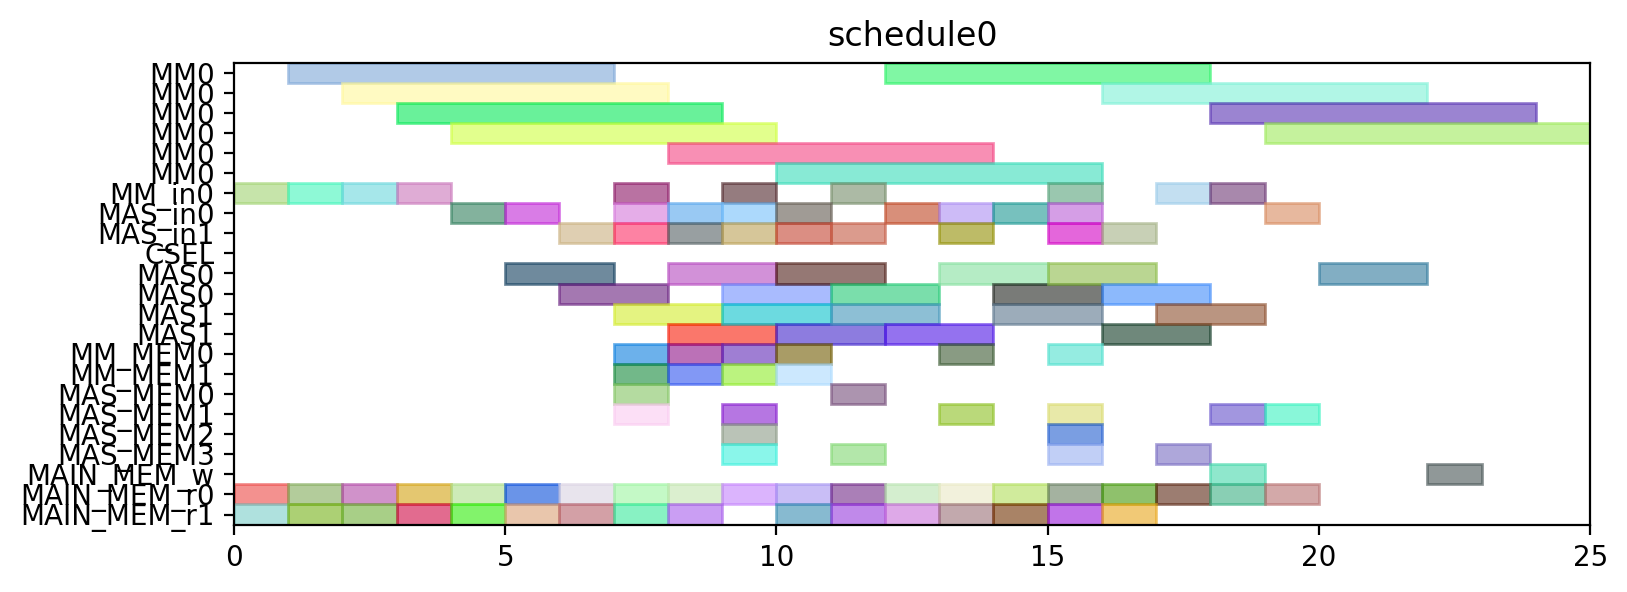

The Python source for this figure:
from pyschedule import Scenario, solvers, plotters, alt


def solve():
	horizon = 120
	S = Scenario("schedule0", horizon=horizon)

	# resource
	MM = S.Resources('MM', num=1, size=6)
	MM_in = S.Resources('MM_in', num=1)
	MAS_in = S.Resources('MAS_in', num=2)
	CSEL = S.Resource('CSEL')
	MAS = S.Resources('MAS', num=2, size=2, periods=range(1, horizon))
	MM_MEM = S.Resources('MM_MEM', num=2)
	MAS_MEM = S.Resources('MAS_MEM', num=4)
	MAIN_MEM_w = S.Resource('MAIN_MEM_w', size=1)
	MAIN_MEM_r = S.Resources('MAIN_MEM_r', num=2)

	# result of previous scheduling

	# new tasks
	t0_t0 = S.Task('t0_t0', length=6, delay_cost=1)
	t0_t0 += alt(MM)
	t0_t0_in = S.Task('t0_t0_in', length=1, delay_cost=1)
	t0_t0_in += alt(MM_in)
	S += t0_t0_in*MM_in[0]<=t0_t0*MM[0]
	t0_t0_mem0 = S.Task('t0_t0_mem0', length=1, delay_cost=1)
	t0_t0_mem0 += MAIN_MEM_r[0]
	S += t0_t0_mem0 <= t0_t0

	t0_t0_mem1 = S.Task('t0_t0_mem1', length=1, delay_cost=1)
	t0_t0_mem1 += MAIN_MEM_r[1]
	S += t0_t0_mem1 <= t0_t0

	t0_t1 = S.Task('t0_t1', length=6, delay_cost=1)
	t0_t1 += alt(MM)
	t0_t1_in = S.Task('t0_t1_in', length=1, delay_cost=1)
	t0_t1_in += alt(MM_in)
	S += t0_t1_in*MM_in[0]<=t0_t1*MM[0]
	t0_t1_mem0 = S.Task('t0_t1_mem0', length=1, delay_cost=1)
	t0_t1_mem0 += MAIN_MEM_r[0]
	S += t0_t1_mem0 <= t0_t1

	t0_t1_mem1 = S.Task('t0_t1_mem1', length=1, delay_cost=1)
	t0_t1_mem1 += MAIN_MEM_r[1]
	S += t0_t1_mem1 <= t0_t1

	t0_t2 = S.Task('t0_t2', length=2, delay_cost=1)
	t0_t2 += alt(MAS)
	t0_t2_in = S.Task('t0_t2_in', length=1, delay_cost=1)
	t0_t2_in += alt(MAS_in)
	S += t0_t2_in*MAS_in[0]<=t0_t2*MAS[0]

	S += t0_t2_in*MAS_in[1]<=t0_t2*MAS[1]

	t0_t2_mem0 = S.Task('t0_t2_mem0', length=1, delay_cost=1)
	t0_t2_mem0 += MAIN_MEM_r[0]
	S += t0_t2_mem0 <= t0_t2

	t0_t2_mem1 = S.Task('t0_t2_mem1', length=1, delay_cost=1)
	t0_t2_mem1 += MAIN_MEM_r[1]
	S += t0_t2_mem1 <= t0_t2

	t0_t3 = S.Task('t0_t3', length=2, delay_cost=1)
	t0_t3 += alt(MAS)
	t0_t3_in = S.Task('t0_t3_in', length=1, delay_cost=1)
	t0_t3_in += alt(MAS_in)
	S += t0_t3_in*MAS_in[0]<=t0_t3*MAS[0]

	S += t0_t3_in*MAS_in[1]<=t0_t3*MAS[1]

	t0_t3_mem0 = S.Task('t0_t3_mem0', length=1, delay_cost=1)
	t0_t3_mem0 += MAIN_MEM_r[0]
	S += t0_t3_mem0 <= t0_t3

	t0_t3_mem1 = S.Task('t0_t3_mem1', length=1, delay_cost=1)
	t0_t3_mem1 += MAIN_MEM_r[1]
	S += t0_t3_mem1 <= t0_t3

	t2_t0 = S.Task('t2_t0', length=6, delay_cost=1)
	t2_t0 += alt(MM)
	t2_t0_in = S.Task('t2_t0_in', length=1, delay_cost=1)
	t2_t0_in += alt(MM_in)
	S += t2_t0_in*MM_in[0]<=t2_t0*MM[0]
	t2_t0_mem0 = S.Task('t2_t0_mem0', length=1, delay_cost=1)
	t2_t0_mem0 += MAIN_MEM_r[0]
	S += t2_t0_mem0 <= t2_t0

	t2_t0_mem1 = S.Task('t2_t0_mem1', length=1, delay_cost=1)
	t2_t0_mem1 += MAIN_MEM_r[1]
	S += t2_t0_mem1 <= t2_t0

	t2_t1 = S.Task('t2_t1', length=6, delay_cost=1)
	t2_t1 += alt(MM)
	t2_t1_in = S.Task('t2_t1_in', length=1, delay_cost=1)
	t2_t1_in += alt(MM_in)
	S += t2_t1_in*MM_in[0]<=t2_t1*MM[0]
	t2_t1_mem0 = S.Task('t2_t1_mem0', length=1, delay_cost=1)
	t2_t1_mem0 += MAIN_MEM_r[0]
	S += t2_t1_mem0 <= t2_t1

	t2_t1_mem1 = S.Task('t2_t1_mem1', length=1, delay_cost=1)
	t2_t1_mem1 += MAIN_MEM_r[1]
	S += t2_t1_mem1 <= t2_t1

	t2_t2 = S.Task('t2_t2', length=2, delay_cost=1)
	t2_t2 += alt(MAS)
	t2_t2_in = S.Task('t2_t2_in', length=1, delay_cost=1)
	t2_t2_in += alt(MAS_in)
	S += t2_t2_in*MAS_in[0]<=t2_t2*MAS[0]

	S += t2_t2_in*MAS_in[1]<=t2_t2*MAS[1]

	t2_t2_mem0 = S.Task('t2_t2_mem0', length=1, delay_cost=1)
	t2_t2_mem0 += MAIN_MEM_r[0]
	S += t2_t2_mem0 <= t2_t2

	t2_t2_mem1 = S.Task('t2_t2_mem1', length=1, delay_cost=1)
	t2_t2_mem1 += MAIN_MEM_r[1]
	S += t2_t2_mem1 <= t2_t2

	t2_t3 = S.Task('t2_t3', length=2, delay_cost=1)
	t2_t3 += alt(MAS)
	t2_t3_in = S.Task('t2_t3_in', length=1, delay_cost=1)
	t2_t3_in += alt(MAS_in)
	S += t2_t3_in*MAS_in[0]<=t2_t3*MAS[0]

	S += t2_t3_in*MAS_in[1]<=t2_t3*MAS[1]

	t2_t3_mem0 = S.Task('t2_t3_mem0', length=1, delay_cost=1)
	t2_t3_mem0 += MAIN_MEM_r[0]
	S += t2_t3_mem0 <= t2_t3

	t2_t3_mem1 = S.Task('t2_t3_mem1', length=1, delay_cost=1)
	t2_t3_mem1 += MAIN_MEM_r[1]
	S += t2_t3_mem1 <= t2_t3

	t7_t2 = S.Task('t7_t2', length=2, delay_cost=1)
	t7_t2 += alt(MAS)
	t7_t2_in = S.Task('t7_t2_in', length=1, delay_cost=1)
	t7_t2_in += alt(MAS_in)
	S += t7_t2_in*MAS_in[0]<=t7_t2*MAS[0]

	S += t7_t2_in*MAS_in[1]<=t7_t2*MAS[1]

	t7_t2_mem0 = S.Task('t7_t2_mem0', length=1, delay_cost=1)
	t7_t2_mem0 += MAIN_MEM_r[0]
	S += t7_t2_mem0 <= t7_t2

	t7_t2_mem1 = S.Task('t7_t2_mem1', length=1, delay_cost=1)
	t7_t2_mem1 += MAIN_MEM_r[1]
	S += t7_t2_mem1 <= t7_t2

	t9_t2 = S.Task('t9_t2', length=2, delay_cost=1)
	t9_t2 += alt(MAS)
	t9_t2_in = S.Task('t9_t2_in', length=1, delay_cost=1)
	t9_t2_in += alt(MAS_in)
	S += t9_t2_in*MAS_in[0]<=t9_t2*MAS[0]

	S += t9_t2_in*MAS_in[1]<=t9_t2*MAS[1]

	t9_t2_mem0 = S.Task('t9_t2_mem0', length=1, delay_cost=1)
	t9_t2_mem0 += MAIN_MEM_r[0]
	S += t9_t2_mem0 <= t9_t2

	t9_t2_mem1 = S.Task('t9_t2_mem1', length=1, delay_cost=1)
	t9_t2_mem1 += MAIN_MEM_r[1]
	S += t9_t2_mem1 <= t9_t2

	t14_t2 = S.Task('t14_t2', length=2, delay_cost=1)
	t14_t2 += alt(MAS)
	t14_t2_in = S.Task('t14_t2_in', length=1, delay_cost=1)
	t14_t2_in += alt(MAS_in)
	S += t14_t2_in*MAS_in[0]<=t14_t2*MAS[0]

	S += t14_t2_in*MAS_in[1]<=t14_t2*MAS[1]

	t14_t2_mem0 = S.Task('t14_t2_mem0', length=1, delay_cost=1)
	t14_t2_mem0 += MAIN_MEM_r[0]
	S += t14_t2_mem0 <= t14_t2

	t14_t2_mem1 = S.Task('t14_t2_mem1', length=1, delay_cost=1)
	t14_t2_mem1 += MAIN_MEM_r[1]
	S += t14_t2_mem1 <= t14_t2

	new_TZ_t2 = S.Task('new_TZ_t2', length=2, delay_cost=1)
	new_TZ_t2 += alt(MAS)
	new_TZ_t2_in = S.Task('new_TZ_t2_in', length=1, delay_cost=1)
	new_TZ_t2_in += alt(MAS_in)
	S += new_TZ_t2_in*MAS_in[0]<=new_TZ_t2*MAS[0]

	S += new_TZ_t2_in*MAS_in[1]<=new_TZ_t2*MAS[1]

	new_TZ_t2_mem0 = S.Task('new_TZ_t2_mem0', length=1, delay_cost=1)
	new_TZ_t2_mem0 += MAIN_MEM_r[0]
	S += new_TZ_t2_mem0 <= new_TZ_t2

	new_TZ_t2_mem1 = S.Task('new_TZ_t2_mem1', length=1, delay_cost=1)
	new_TZ_t2_mem1 += MAIN_MEM_r[1]
	S += new_TZ_t2_mem1 <= new_TZ_t2

	t16_t2 = S.Task('t16_t2', length=2, delay_cost=1)
	t16_t2 += alt(MAS)
	t16_t2_in = S.Task('t16_t2_in', length=1, delay_cost=1)
	t16_t2_in += alt(MAS_in)
	S += t16_t2_in*MAS_in[0]<=t16_t2*MAS[0]

	S += t16_t2_in*MAS_in[1]<=t16_t2*MAS[1]

	t16_t2_mem0 = S.Task('t16_t2_mem0', length=1, delay_cost=1)
	t16_t2_mem0 += MAIN_MEM_r[0]
	S += t16_t2_mem0 <= t16_t2

	t16_t2_mem1 = S.Task('t16_t2_mem1', length=1, delay_cost=1)
	t16_t2_mem1 += MAIN_MEM_r[1]
	S += t16_t2_mem1 <= t16_t2

	t17_t2 = S.Task('t17_t2', length=2, delay_cost=1)
	t17_t2 += alt(MAS)
	t17_t2_in = S.Task('t17_t2_in', length=1, delay_cost=1)
	t17_t2_in += alt(MAS_in)
	S += t17_t2_in*MAS_in[0]<=t17_t2*MAS[0]

	S += t17_t2_in*MAS_in[1]<=t17_t2*MAS[1]

	t17_t2_mem0 = S.Task('t17_t2_mem0', length=1, delay_cost=1)
	t17_t2_mem0 += MAIN_MEM_r[0]
	S += t17_t2_mem0 <= t17_t2

	t17_t2_mem1 = S.Task('t17_t2_mem1', length=1, delay_cost=1)
	t17_t2_mem1 += MAIN_MEM_r[1]
	S += t17_t2_mem1 <= t17_t2

	t0_t4 = S.Task('t0_t4', length=6, delay_cost=1)
	t0_t4 += alt(MM)
	t0_t4_in = S.Task('t0_t4_in', length=1, delay_cost=1)
	t0_t4_in += alt(MM_in)
	S += t0_t4_in*MM_in[0]<=t0_t4*MM[0]
	t0_t4_mem0 = S.Task('t0_t4_mem0', length=1, delay_cost=1)
	t0_t4_mem0 += alt(MAS_MEM)
	S += (t0_t2*MAS[0])-1 < t0_t4_mem0*MAS_MEM[0]
	S += (t0_t2*MAS[1])-1 < t0_t4_mem0*MAS_MEM[2]
	S += t0_t4_mem0 <= t0_t4

	t0_t4_mem1 = S.Task('t0_t4_mem1', length=1, delay_cost=1)
	t0_t4_mem1 += alt(MAS_MEM)
	S += (t0_t3*MAS[0])-1 < t0_t4_mem1*MAS_MEM[1]
	S += (t0_t3*MAS[1])-1 < t0_t4_mem1*MAS_MEM[3]
	S += t0_t4_mem1 <= t0_t4

	t00 = S.Task('t00', length=2, delay_cost=1)
	t00 += alt(MAS)
	t00_in = S.Task('t00_in', length=1, delay_cost=1)
	t00_in += alt(MAS_in)
	S += t00_in*MAS_in[0]<=t00*MAS[0]

	S += t00_in*MAS_in[1]<=t00*MAS[1]

	t00_mem0 = S.Task('t00_mem0', length=1, delay_cost=1)
	t00_mem0 += alt(MM_MEM)
	S += (t0_t0*MM[0])-1 < t00_mem0*MM_MEM[0]
	S += t00_mem0 <= t00

	t00_mem1 = S.Task('t00_mem1', length=1, delay_cost=1)
	t00_mem1 += alt(MM_MEM)
	S += (t0_t1*MM[0])-1 < t00_mem1*MM_MEM[1]
	S += t00_mem1 <= t00

	t0_t5 = S.Task('t0_t5', length=2, delay_cost=1)
	t0_t5 += alt(MAS)
	t0_t5_in = S.Task('t0_t5_in', length=1, delay_cost=1)
	t0_t5_in += alt(MAS_in)
	S += t0_t5_in*MAS_in[0]<=t0_t5*MAS[0]

	S += t0_t5_in*MAS_in[1]<=t0_t5*MAS[1]

	t0_t5_mem0 = S.Task('t0_t5_mem0', length=1, delay_cost=1)
	t0_t5_mem0 += alt(MM_MEM)
	S += (t0_t0*MM[0])-1 < t0_t5_mem0*MM_MEM[0]
	S += t0_t5_mem0 <= t0_t5

	t0_t5_mem1 = S.Task('t0_t5_mem1', length=1, delay_cost=1)
	t0_t5_mem1 += alt(MM_MEM)
	S += (t0_t1*MM[0])-1 < t0_t5_mem1*MM_MEM[1]
	S += t0_t5_mem1 <= t0_t5

	t2_t4 = S.Task('t2_t4', length=6, delay_cost=1)
	t2_t4 += alt(MM)
	t2_t4_in = S.Task('t2_t4_in', length=1, delay_cost=1)
	t2_t4_in += alt(MM_in)
	S += t2_t4_in*MM_in[0]<=t2_t4*MM[0]
	t2_t4_mem0 = S.Task('t2_t4_mem0', length=1, delay_cost=1)
	t2_t4_mem0 += alt(MAS_MEM)
	S += (t2_t2*MAS[0])-1 < t2_t4_mem0*MAS_MEM[0]
	S += (t2_t2*MAS[1])-1 < t2_t4_mem0*MAS_MEM[2]
	S += t2_t4_mem0 <= t2_t4

	t2_t4_mem1 = S.Task('t2_t4_mem1', length=1, delay_cost=1)
	t2_t4_mem1 += alt(MAS_MEM)
	S += (t2_t3*MAS[0])-1 < t2_t4_mem1*MAS_MEM[1]
	S += (t2_t3*MAS[1])-1 < t2_t4_mem1*MAS_MEM[3]
	S += t2_t4_mem1 <= t2_t4

	t20 = S.Task('t20', length=2, delay_cost=1)
	t20 += alt(MAS)
	t20_in = S.Task('t20_in', length=1, delay_cost=1)
	t20_in += alt(MAS_in)
	S += t20_in*MAS_in[0]<=t20*MAS[0]

	S += t20_in*MAS_in[1]<=t20*MAS[1]

	t20_mem0 = S.Task('t20_mem0', length=1, delay_cost=1)
	t20_mem0 += alt(MM_MEM)
	S += (t2_t0*MM[0])-1 < t20_mem0*MM_MEM[0]
	S += t20_mem0 <= t20

	t20_mem1 = S.Task('t20_mem1', length=1, delay_cost=1)
	t20_mem1 += alt(MM_MEM)
	S += (t2_t1*MM[0])-1 < t20_mem1*MM_MEM[1]
	S += t20_mem1 <= t20

	t2_t5 = S.Task('t2_t5', length=2, delay_cost=1)
	t2_t5 += alt(MAS)
	t2_t5_in = S.Task('t2_t5_in', length=1, delay_cost=1)
	t2_t5_in += alt(MAS_in)
	S += t2_t5_in*MAS_in[0]<=t2_t5*MAS[0]

	S += t2_t5_in*MAS_in[1]<=t2_t5*MAS[1]

	t2_t5_mem0 = S.Task('t2_t5_mem0', length=1, delay_cost=1)
	t2_t5_mem0 += alt(MM_MEM)
	S += (t2_t0*MM[0])-1 < t2_t5_mem0*MM_MEM[0]
	S += t2_t5_mem0 <= t2_t5

	t2_t5_mem1 = S.Task('t2_t5_mem1', length=1, delay_cost=1)
	t2_t5_mem1 += alt(MM_MEM)
	S += (t2_t1*MM[0])-1 < t2_t5_mem1*MM_MEM[1]
	S += t2_t5_mem1 <= t2_t5

	t01 = S.Task('t01', length=2, delay_cost=1)
	t01 += alt(MAS)
	t01_in = S.Task('t01_in', length=1, delay_cost=1)
	t01_in += alt(MAS_in)
	S += t01_in*MAS_in[0]<=t01*MAS[0]

	S += t01_in*MAS_in[1]<=t01*MAS[1]

	t01_mem0 = S.Task('t01_mem0', length=1, delay_cost=1)
	t01_mem0 += alt(MM_MEM)
	S += (t0_t4*MM[0])-1 < t01_mem0*MM_MEM[0]
	S += t01_mem0 <= t01

	t01_mem1 = S.Task('t01_mem1', length=1, delay_cost=1)
	t01_mem1 += alt(MAS_MEM)
	S += (t0_t5*MAS[0])-1 < t01_mem1*MAS_MEM[1]
	S += (t0_t5*MAS[1])-1 < t01_mem1*MAS_MEM[3]
	S += t01_mem1 <= t01

	t10 = S.Task('t10', length=2, delay_cost=1)
	t10 += alt(MAS)
	t10_in = S.Task('t10_in', length=1, delay_cost=1)
	t10_in += alt(MAS_in)
	S += t10_in*MAS_in[0]<=t10*MAS[0]

	S += t10_in*MAS_in[1]<=t10*MAS[1]

	t10_mem0 = S.Task('t10_mem0', length=1, delay_cost=1)
	t10_mem0 += MAIN_MEM_r[0]
	S += t10_mem0 <= t10

	t10_mem1 = S.Task('t10_mem1', length=1, delay_cost=1)
	t10_mem1 += alt(MAS_MEM)
	S += (t00*MAS[0])-1 < t10_mem1*MAS_MEM[1]
	S += (t00*MAS[1])-1 < t10_mem1*MAS_MEM[3]
	S += t10_mem1 <= t10

	t21 = S.Task('t21', length=2, delay_cost=1)
	t21 += alt(MAS)
	t21_in = S.Task('t21_in', length=1, delay_cost=1)
	t21_in += alt(MAS_in)
	S += t21_in*MAS_in[0]<=t21*MAS[0]

	S += t21_in*MAS_in[1]<=t21*MAS[1]

	t21_mem0 = S.Task('t21_mem0', length=1, delay_cost=1)
	t21_mem0 += alt(MM_MEM)
	S += (t2_t4*MM[0])-1 < t21_mem0*MM_MEM[0]
	S += t21_mem0 <= t21

	t21_mem1 = S.Task('t21_mem1', length=1, delay_cost=1)
	t21_mem1 += alt(MAS_MEM)
	S += (t2_t5*MAS[0])-1 < t21_mem1*MAS_MEM[1]
	S += (t2_t5*MAS[1])-1 < t21_mem1*MAS_MEM[3]
	S += t21_mem1 <= t21

	t30 = S.Task('t30', length=2, delay_cost=1)
	t30 += alt(MAS)
	t30_in = S.Task('t30_in', length=1, delay_cost=1)
	t30_in += alt(MAS_in)
	S += t30_in*MAS_in[0]<=t30*MAS[0]

	S += t30_in*MAS_in[1]<=t30*MAS[1]

	t30_mem0 = S.Task('t30_mem0', length=1, delay_cost=1)
	t30_mem0 += MAIN_MEM_r[0]
	S += t30_mem0 <= t30

	t30_mem1 = S.Task('t30_mem1', length=1, delay_cost=1)
	t30_mem1 += alt(MAS_MEM)
	S += (t20*MAS[0])-1 < t30_mem1*MAS_MEM[1]
	S += (t20*MAS[1])-1 < t30_mem1*MAS_MEM[3]
	S += t30_mem1 <= t30

	t11 = S.Task('t11', length=2, delay_cost=1)
	t11 += alt(MAS)
	t11_in = S.Task('t11_in', length=1, delay_cost=1)
	t11_in += alt(MAS_in)
	S += t11_in*MAS_in[0]<=t11*MAS[0]

	S += t11_in*MAS_in[1]<=t11*MAS[1]

	t11_mem0 = S.Task('t11_mem0', length=1, delay_cost=1)
	t11_mem0 += MAIN_MEM_r[0]
	S += t11_mem0 <= t11

	t11_mem1 = S.Task('t11_mem1', length=1, delay_cost=1)
	t11_mem1 += alt(MAS_MEM)
	S += (t01*MAS[0])-1 < t11_mem1*MAS_MEM[1]
	S += (t01*MAS[1])-1 < t11_mem1*MAS_MEM[3]
	S += t11_mem1 <= t11

	t31 = S.Task('t31', length=2, delay_cost=1)
	t31 += alt(MAS)
	t31_in = S.Task('t31_in', length=1, delay_cost=1)
	t31_in += alt(MAS_in)
	S += t31_in*MAS_in[0]<=t31*MAS[0]

	S += t31_in*MAS_in[1]<=t31*MAS[1]

	t31_mem0 = S.Task('t31_mem0', length=1, delay_cost=1)
	t31_mem0 += MAIN_MEM_r[0]
	S += t31_mem0 <= t31

	t31_mem1 = S.Task('t31_mem1', length=1, delay_cost=1)
	t31_mem1 += alt(MAS_MEM)
	S += (t21*MAS[0])-1 < t31_mem1*MAS_MEM[1]
	S += (t21*MAS[1])-1 < t31_mem1*MAS_MEM[3]
	S += t31_mem1 <= t31

	c010 = S.Task('c010', length=6, delay_cost=1)
	c010 += alt(MM)
	c010_in = S.Task('c010_in', length=1, delay_cost=1)
	c010_in += alt(MM_in)
	S += c010_in*MM_in[0]<=c010*MM[0]
	S += 0<c010

	c010_w = S.Task('c010_w', length=1, delay_cost=1)
	c010_w += alt(MAIN_MEM_w)
	S += c010 <= c010_w

	c010_mem0 = S.Task('c010_mem0', length=1, delay_cost=1)
	c010_mem0 += alt(MAS_MEM)
	S += (t30*MAS[0])-1 < c010_mem0*MAS_MEM[0]
	S += (t30*MAS[1])-1 < c010_mem0*MAS_MEM[2]
	S += c010_mem0 <= c010

	c010_mem1 = S.Task('c010_mem1', length=1, delay_cost=1)
	c010_mem1 += MAIN_MEM_r[1]
	S += c010_mem1 <= c010

	c200 = S.Task('c200', length=6, delay_cost=1)
	c200 += alt(MM)
	c200_in = S.Task('c200_in', length=1, delay_cost=1)
	c200_in += alt(MM_in)
	S += c200_in*MM_in[0]<=c200*MM[0]
	S += 0<c200

	c200_w = S.Task('c200_w', length=1, delay_cost=1)
	c200_w += alt(MAIN_MEM_w)
	S += c200 <= c200_w

	c200_mem0 = S.Task('c200_mem0', length=1, delay_cost=1)
	c200_mem0 += alt(MAS_MEM)
	S += (t10*MAS[0])-1 < c200_mem0*MAS_MEM[0]
	S += (t10*MAS[1])-1 < c200_mem0*MAS_MEM[2]
	S += c200_mem0 <= c200

	c200_mem1 = S.Task('c200_mem1', length=1, delay_cost=1)
	c200_mem1 += MAIN_MEM_r[1]
	S += c200_mem1 <= c200

	t16_t0 = S.Task('t16_t0', length=6, delay_cost=1)
	t16_t0 += alt(MM)
	t16_t0_in = S.Task('t16_t0_in', length=1, delay_cost=1)
	t16_t0_in += alt(MM_in)
	S += t16_t0_in*MM_in[0]<=t16_t0*MM[0]
	t16_t0_mem0 = S.Task('t16_t0_mem0', length=1, delay_cost=1)
	t16_t0_mem0 += MAIN_MEM_r[0]
	S += t16_t0_mem0 <= t16_t0

	t16_t0_mem1 = S.Task('t16_t0_mem1', length=1, delay_cost=1)
	t16_t0_mem1 += alt(MAS_MEM)
	S += (t30*MAS[0])-1 < t16_t0_mem1*MAS_MEM[1]
	S += (t30*MAS[1])-1 < t16_t0_mem1*MAS_MEM[3]
	S += t16_t0_mem1 <= t16_t0

	t17_t0 = S.Task('t17_t0', length=6, delay_cost=1)
	t17_t0 += alt(MM)
	t17_t0_in = S.Task('t17_t0_in', length=1, delay_cost=1)
	t17_t0_in += alt(MM_in)
	S += t17_t0_in*MM_in[0]<=t17_t0*MM[0]
	t17_t0_mem0 = S.Task('t17_t0_mem0', length=1, delay_cost=1)
	t17_t0_mem0 += MAIN_MEM_r[0]
	S += t17_t0_mem0 <= t17_t0

	t17_t0_mem1 = S.Task('t17_t0_mem1', length=1, delay_cost=1)
	t17_t0_mem1 += alt(MAS_MEM)
	S += (t10*MAS[0])-1 < t17_t0_mem1*MAS_MEM[1]
	S += (t10*MAS[1])-1 < t17_t0_mem1*MAS_MEM[3]
	S += t17_t0_mem1 <= t17_t0

	solvers.mip.solve(S,msg=1,kind='CPLEX',ratio_gap=1.01)

	solution = [['hoge']*len(S.solution()[1]) for i in range(len(S.solution()))]
	for i in range(len(S.solution())):
		for j in range(len(S.solution()[i])):
			solution[i][j]=str(S.solution()[i][j])
	print(solution)

	cycles = int(solution[-1][3])

	pic_file_name = "/mnt/rose/usr1/fukuda/ABE/multiRAM_multiMAS_16mux/scheduling_result/stage6MM1_stage2MAS2/EP2_ADD_w_EVAL/schedule0.png"
	if(S.solution() != []):
		plotters.matplotlib.plot(S,img_filename=pic_file_name, show_task_labels=False, fig_size=(cycles*0.25+3, 3))

	return solution
